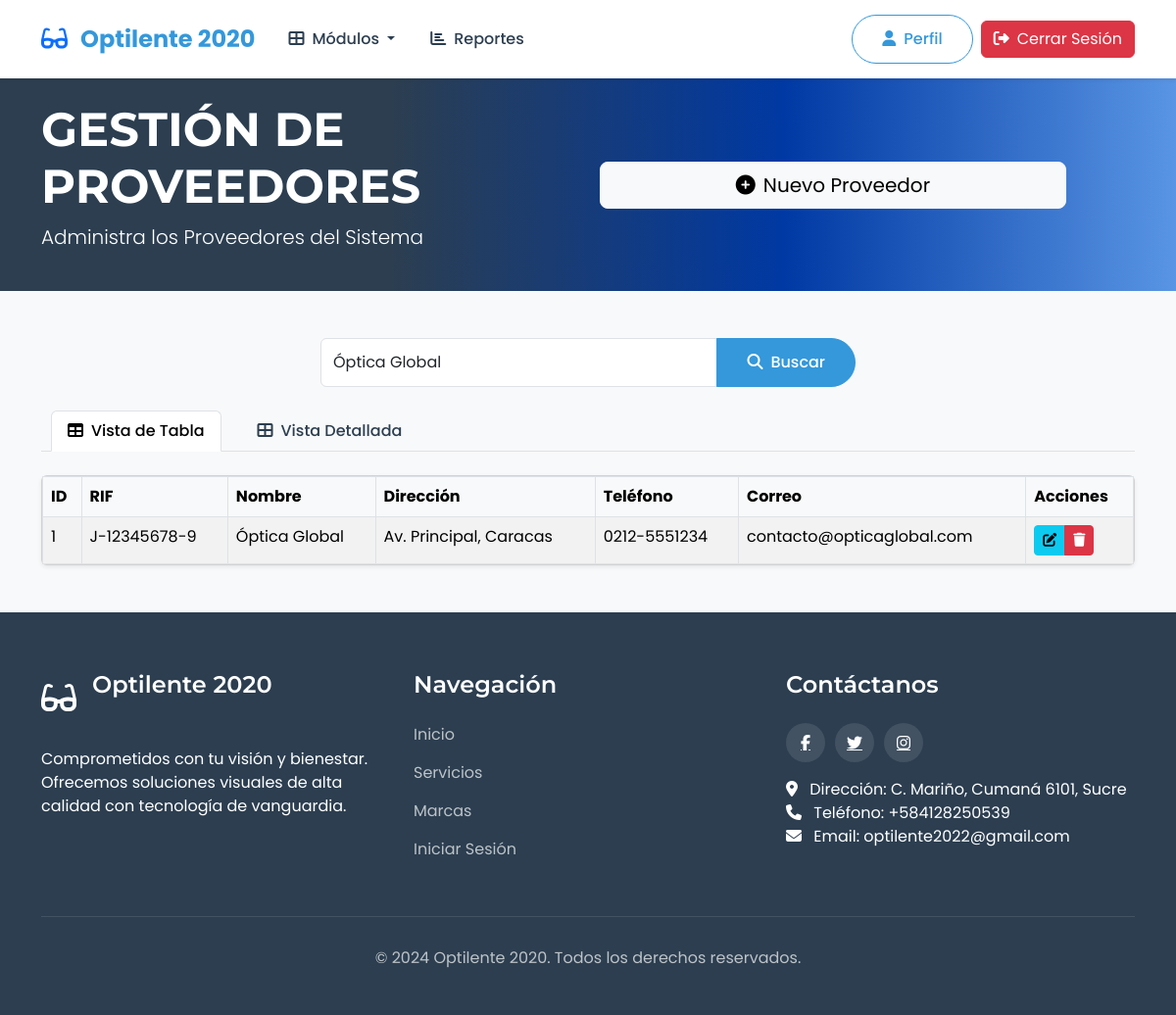
The app's page /gestionproveedores.php?busqueda=Óptica Global (signed in) with its own data.
### tables this page shows
CREATE TABLE `proveedor` (
  `id_proveedor` int NOT NULL,
  `rif_proveedor` varchar(100) NOT NULL,
  `nombre` varchar(100) NOT NULL,
  `direccion` varchar(200) NOT NULL,
  `telefono` varchar(20) NOT NULL,
  `correo` varchar(100) NOT NULL
);

### gestionproveedores.php (shortened to what this page needs)
<?php
$con = connection();
$role = '';
if (isset($_SESSION['id_empleado']) && isset($_SESSION['usuario'])) {
    $idUser = $_SESSION['id_empleado'];
    $sql_role = "SELECT cargo FROM empleados WHERE id_empleado = '$idUser'";
    $query_role = mysqli_query($con, $sql_role);
    if ($query_role) {
        $row_role = mysqli_fetch_assoc($query_role);
        $role = $row_role['cargo'];
    }
}
$busqueda = isset($_GET['busqueda']) ? $_GET['busqueda'] : '';
$query_proveedores = "SELECT * FROM proveedor WHERE 1=1";
if (!empty($busqueda)) {
    $busqueda_escaped = mysqli_real_escape_string($con, $busqueda);
    $query_proveedores .= " AND (nombre LIKE '%$busqueda_escaped%'
                            OR rif_proveedor LIKE '%$busqueda_escaped%'
                            OR correo LIKE '%$busqueda_escaped%')";
}
$result_proveedores = mysqli_query($con, $query_proveedores);
$proveedores = [];
if ($result_proveedores) {
    while ($row = mysqli_fetch_assoc($result_proveedores)) {
        $proveedores[] = $row;
    }
}
if (isset($_SESSION['id_empleado']) && isset($_SESSION['usuario'])) {
    if ($role == 'gerente') {
?>
<!DOCTYPE html>
<html lang="es">
<head>
    <link href="https://cdn.jsdelivr.net/npm/bootstrap@5.3.2/dist/css/bootstrap.min.css" rel="stylesheet">
    <link rel="stylesheet" href="https://cdnjs.cloudflare.com/ajax/libs/font-awesome/6.4.2/css/all.min.css">
    <link rel="stylesheet" href="./css/styles.css">
</head>
<body>
    <header>
        <?php include "./inc/navbarLogginGerente.php"; ?>
    </header>
    <section class="py-4 bg-primary text-white">
        <div class="container">
            <div class="row align-items-center">
                <div class="col-md-6 text-center text-md-start">
                    <h1 class="display-5 fw-bold">GESTIÓN DE PROVEEDORES</h1>
                    <p class="lead">Administra los Proveedores del Sistema</p>
                </div>
                <div class="col-md-6 text-center text-md-end mt-3 mt-md-0">
                    <button class="btn btn-light btn-lg" data-bs-toggle="modal" data-bs-target="#modalNuevoProveedor">
                        <i class="fas fa-plus-circle me-2"></i>Nuevo Proveedor
                    </button>
                </div>
            </div>
        </div>
    </section>
    <section class="py-5">
        <div class="container">
            <div class="row mb-4">
                <div class="col-md-6 offset-md-3">
                    <form method="GET" action="gestionproveedores.php">
                        <div class="input-group">
                            <input type="text" class="form-control" placeholder="Buscar proveedor por nombre, RIF o correo" name="busqueda" value="<?php echo htmlspecialchars($busqueda); ?>">
                            <button class="btn btn-primary" type="submit">
                                <i class="fas fa-search me-2"></i>Buscar
                            </button>
                        </div>
                    </form>
                </div>
            </div>
            <ul class="nav nav-tabs mb-4" id="proveedoresTabs" role="tablist">
                <li class="nav-item" role="presentation">
                    <button class="nav-link active" id="tabla-tab" data-bs-toggle="tab" data-bs-target="#tabla" type="button" role="tab" aria-controls="tabla" aria-selected="true">
                        <i class="fas fa-table me-2"></i>Vista de Tabla
                    </button>
                </li>
                <li class="nav-item" role="presentation">
                    <button class="nav-link" id="detalle-tab" data-bs-toggle="tab" data-bs-target="#detalle" type="button" role="tab" aria-controls="detalle" aria-selected="false">
                        <i class="fas fa-th-large me-2"></i>Vista Detallada
                    </button>
                </li>
            </ul>
            <div class="tab-content" id="proveedoresTabsContent">
                <div class="tab-pane fade show active" id="tabla" role="tabpanel" aria-labelledby="tabla-tab">
                    <div class="card shadow-sm">
                        <div class="card-body p-0">
                            <div class="table-responsive">
                                <table class="table table-striped table-hover mb-0">
                                    <thead class="table-light">
                                        <tr>
                                            <th>ID</th>
                                            <th>RIF</th>
                                            <th>Nombre</th>
                                            <th>Dirección</th>
                                            <th>Teléfono</th>
                                            <th>Correo</th>
                                            <th>Acciones</th>
                                        </tr>
                                    </thead>
                                    <tbody>
                                        <?php foreach ($proveedores as $proveedor): ?>
                                        <tr>
                                            <td><?php echo htmlspecialchars($proveedor['id_proveedor']); ?></td>
                                            <td><?php echo htmlspecialchars($proveedor['rif_proveedor']); ?></td>
                                            <td><?php echo htmlspecialchars($proveedor['nombre']); ?></td>
                                            <td><?php echo htmlspecialchars($proveedor['direccion']); ?></td>
                                            <td><?php echo htmlspecialchars($proveedor['telefono']); ?></td>
                                            <td><?php echo htmlspecialchars($proveedor['correo']); ?></td>
                                            <td>
                                                <div class="btn-group" role="group">
                                                    <button class="btn btn-sm btn-info editar-proveedor"
                                                            data-bs-toggle="modal"
                                                            data-bs-target="#modalEditarProveedor"
                                                            data-id="<?php echo $proveedor['id_proveedor']; ?>"
                                                            data-rif="<?php echo htmlspecialchars($proveedor['rif_proveedor']); ?>"
                                                            data-nombre="<?php echo htmlspecialchars($proveedor['nombre']); ?>"
                                                            data-direccion="<?php echo htmlspecialchars($proveedor['direccion']); ?>"
                                                            data-telefono="<?php echo htmlspecialchars($proveedor['telefono']); ?>"
                                                            data-correo="<?php echo htmlspecialchars($proveedor['correo']); ?>">
                                                        <i class="fas fa-edit"></i>
                                                    </button>
                                                    <button class="btn btn-sm btn-danger eliminar-proveedor"
                                                            data-id="<?php echo $proveedor['id_proveedor']; ?>"
                                                            data-nombre="<?php echo htmlspecialchars($proveedor['nombre']); ?>">
                                                        <i class="fas fa-trash"></i>
                                                    </button>
                                                </div>
                                            </td>
                                        </tr>
                                        <?php endforeach; ?>
                                    </tbody>
                                </table>
                            </div>
                        </div>
                    </div>
                </div>
            </div>
        </div>
    </section>
    <?php include "./inc/footer.php";?>
</body>
</html>
<?php
    } else {
        header("Location: home.php");
        exit();
    }
} else {
    header("Location: login.php");
    exit();
}
?>

### css/styles.css (style rules this page uses)
:root { --primary-color: #3498db; --secondary-color: #2c3e50; --accent-color: #e74c3c; --light-color: #ecf0f1; --dark-color: #2c3e50; --text-color: #333; --text-light: #7f8c8d; }
body { font-family: 'Poppins', sans-serif; color: var(--text-color); overflow-x: hidden; background-color: #f8f9fa; margin: 0; padding: 0; height: 100%; width: 100%; }
html { height: 100%; width: 100%; scroll-behavior: smooth; }
h1, h2, h3, h4, h5, h6 { font-family: 'Montserrat', sans-serif; font-weight: 600; }
table { width: 100%; border-collapse: collapse; }
table, th, td { border: 1px solid #dee2e6; padding: 10px; text-align: left; }
th { background-color: var(--dark-color); color: white; }
.nav-link { font-weight: 500; color: var(--dark-color); margin: 0 10px; transition: all 0.3s ease; }
.btn-primary { background-color: var(--primary-color); border-color: var(--primary-color); padding: 12px 30px; font-weight: 500; border-radius: 30px; transition: all 0.3s ease; }
section.bg-primary { background: linear-gradient(to right, var(--dark-color), var(--dark-color), rgb(0, 57, 163), rgb(89, 149, 228)); }
.col-md-6.text-center.text-md-end { display: flex; flex-direction: column; row-gap: 10px; max-width: 500px; }

### records on screen
proveedor: id_proveedor "1", rif_proveedor "J-12345678-9", nombre "Óptica Global", direccion "Av. Principal, Caracas", telefono "0212-5551234", correo "contacto@opticaglobal.com"
